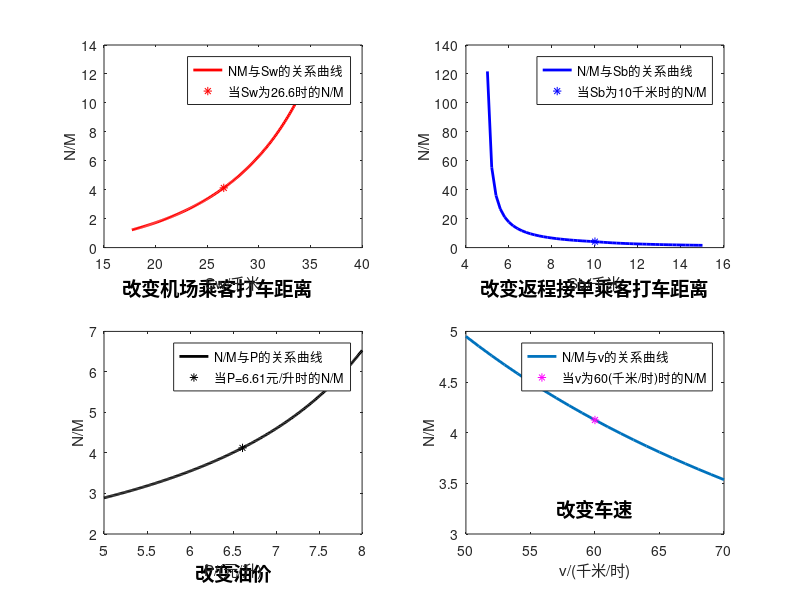

The MATLAB source for this figure:
clear;
clc;
mu1 = 26.6;
mu2 = 10;
mu3 = mu1;
rmb1 = 11+2.5*7+3.75*(mu1-10);
rmb2 = 11+2.5*7;
rmb3 = 11+2.5*7+3.75*(mu3-10);
Py = 6.61;
P0 = 0.49575;
v = 60;
NM = ((rmb1-mu1*P0)*(mu2+mu3)/v)/(rmb2-(mu2+mu3)*P0)-mu1/v;
NM1 = [];
NM2 = [];
NM3 = [];
NM4 = [];
mu = [];
for mu1 = 17.7:0.1:35.5
    mu = [mu,mu1];
    mu2 = 10;
    mu3 = mu1;
    rmb1 = 11+2.5*7+3.75*(mu1-10);
    rmb2 = 11+2.5*7;
    rmb3 = 11+2.75*7+3.75*(mu3-10);
    NM1 = [NM1,((rmb1-mu1*P0)*(mu2+mu3)/v)/(rmb2-(mu2+mu3)*P0)-mu1/v];
end
res1 = [mu',NM1'];
subplot(221)
plot(mu,NM1,'r-','LineWidth',2);
hold on;
plot(mu(90),NM1(90),'r*');
title("改变机场乘客打车距离",'Position',[26,-3.5],'FontSize',14);
xlabel("Sw/千米");
ylabel("N/M");
legend("NM与Sw的关系曲线","当Sw为26.6时的N/M");
mu1 = 26.6;
mu2 = 10;
mu3 = mu1;
mu = [];
for mu2 = 5:0.2:15
    mu = [mu,mu2];
    mu1 = 26.6;
    mu3 = mu1;
    rmb1 = 11+2.5*7+(mu1-10)*3.75;
    if mu2<=10
        rmb2 = 11+2.5*(mu2-3);
    else
        rmb2 = 11+2.5*7+3.75*(mu2-10);
    end
    rmb3 = 11+2.5*7+3.75*(mu3-10);
    NM2 = [NM2,((rmb1-mu1*P0)*(mu2+mu3)/v)/(rmb2-(mu2+mu3)*P0)-mu1/v];
end
res2 = [mu',NM2'];
subplot(222)
plot(mu,NM2,'b-','LineWidth',2);
hold on;
plot(mu(26),NM2(26),'b*');
title('改变返程接单乘客打车距离','Position',[10,-35],'FontSize',14);
xlabel("Sb/千米");
ylabel("N/M");
legend("N/M与Sb的关系曲线",'当Sb为10千米时的N/M');


mu1 = 26.6;
mu2 = 10;
mu3 = mu1;
Pi = [];
for P = 5:0.01:8
    Pi = [Pi,P];
    P0 = P*7.5/100;
    rmb1 = 11+2.5*7+3.75*(mu1-10);
    rmb2 = 11+2.5*7;
    rmb3 = 11+2.5*7+3.75*(mu3-10);
    NM3 = [NM3,((rmb1-mu1*P0)*(mu2+mu3)/v)/(rmb2-(mu2+mu3)*P0)-mu1/v];
end
res3 = [Pi',NM3'];
subplot(223);
plot(Pi,NM3,'k-','LineWidth',2);
title("改变油价",'Position',[6.5,0.8],'FontSize',14);
hold on
plot(Pi(162),NM3(162),'k*');
xlabel("P/(元/升)");
ylabel("N/M");
legend("N/M与P的关系曲线","当P=6.61元/升时的N/M");
P0 = 0.49575;
vi = [];
for v = 50:70
    vi = [vi,v];
    rmb1 = 11+2.5*7+3.75*(mu1-10);
    rmb2 = 11+2.5*7;
    rmb3 = 11+2.5*7+3.75*(mu3-10);
    NM4 = [NM4,((rmb1-mu1*P0)*(mu2+mu3)/v)/(rmb2-(mu2+mu3)*P0)-mu1/v];
end

res4 = [vi',NM4'];
subplot(224)
plot(vi,NM4,'LineWidth',2);
hold on
plot(vi(11),NM4(11),'m*');
title("改变车速",'Position',[60,3.15],'FontSize',14);
xlabel("v/(千米/时)");
ylabel("N/M");
legend("N/M与v的关系曲线",'当v为60(千米/时)时的N/M');
xielv1 = diff(res1(:,2));
xielv2 = diff(res2(:,2));
xielv3 = diff(res3(:,2));
xielv4 = diff(res4(:,2));
max_1 = max(xielv1);
max_2 = max(-xielv2);
max_3 = max(xielv3);
max_4 = max(-xielv4);

